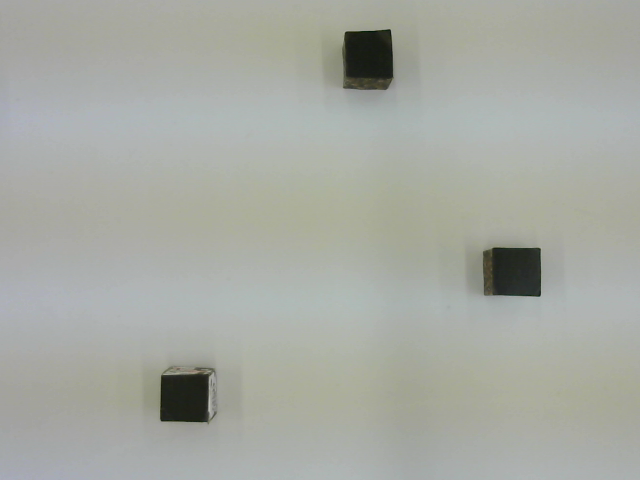
#> input picture Project/Projet an passé Max/environment.png, 640 x 480 px
$ jupyter execute --allow-errors Path_planning_last_year.ipynb   (shell and % lines are left out)
#> lines starting #> are read from the running program, lines starting #| are printed output that depends on the picture; after the words box and inside, x2 and y2 are one past the last pixel; in counts of white or black regions, pixels touching at a corner belong together
### Project/Projet an passé Max/Thymio.py
# Communication with Thymio via serial port or tcp
# Author: Yves Piguet, EPFL

import threading

class Message:
    """Aseba message data.
    """

    # v5
    ID_BOOTLOADER_RESET = 0x8000
    ID_BOOTLOADER_READ_PAGE = 0x8001
    ID_BOOTLOADER_WRITE_PAGE = 0x8002
    ID_BOOTLOADER_PAGE_DATA_WRITE = 0x8003
    ID_BOOTLOADER_DESCRIPTION = 0x8004
    ID_BOOTLOADER_PAGE_DATA_READ = 0x8005
    ID_BOOTLOADER_ACK = 0x8006
    ID_DESCRIPTION = 0x9000
    ID_NAMED_VARIABLE_DESCRIPTION = 0x9001
    ID_LOCAL_EVENT_DESCRIPTION = 0x9002
    ID_NATIVE_FUNCTION_DESCRIPTION = 0x9003
    ID_VARIABLES = 0x9005
    ID_EXECUTION_STATE_CHANGED = 0x900a
    ID_NODE_PRESENT = 0x900c
    ID_GET_DESCRIPTION = 0xa000
    ID_SET_BYTECODE = 0xa001
    ID_RESET = 0xa002
    ID_RUN = 0xa003
    ID_PAUSE = 0xa004
    ID_STEP = 0xa005
    ID_STOP = 0xa006
    ID_GET_EXECUTION_STATE = 0xa007
    ID_BREAKPOINT_SET = 0xa008
    ID_BREAKPOINT_CLEAR = 0xa009
    ID_BREAKPOINT_CLEAR_ALL = 0xa00a
    ID_GET_VARIABLES = 0xa00b
    ID_SET_VARIABLES =  0xa00c
    ID_GET_NODE_DESCRIPTION = 0xa010
    ID_LIST_NODES = 0xa011
    # v6
    ID_GET_DEVICE_INFO = 0xa012
    ID_SET_DEVICE_INFO = 0xa013
    # v7
    ID_GET_CHANGED_VARIABLES = 0xa014
    # v8
    ID_GET_NODE_DESCRIPTION_FRAGMENT = 0xa015

    PROTOCOL_VERSION = 5

    def __init__(self, id, source_node, payload):
        self.id = id
        self.source_node = source_node
        self.payload = payload

    # [11 lines left out: functions get_uint16, get_string, not called in this run]

    @staticmethod
    def uint16_to_bytes(word):
        """Convert an unsigned 16-bit integer to bytes.
        """
        return bytes([word % 256, word // 256])

    @staticmethod
    def uint16array_to_bytes(a):
        """Convert an array of unsigned 16-bit integer to bytes.
        """
        bytes = b"";
        for word in a:
            bytes += Message.uint16_to_bytes(word)
        return bytes

    # [71 lines left out: function decode, not called in this run]

    def serialize(self):
        """Serialize message to bytes.
        """
        return (self.uint16_to_bytes(len(self.payload)) +
                self.uint16_to_bytes(self.source_node) +
                self.uint16_to_bytes(self.id) +
                self.payload)

    # [60 lines left out: functions id_to_str, __str__, not called in this run]


class InputThread(threading.Thread):
    """Thread which reads messages asynchronously.
    """

    def __init__(self, io, handle_msg=None):
        threading.Thread.__init__(self)
        self.io = io
        self.handle_msg = handle_msg

    def read_uint16(self):
        """Read an unsigned 16-bit number.
        """
        b = self.io.read(2)
        return b[0] + 256 * b[1]

    def read_message(self):
        """Read a complete message.
        """
        try:
            payload_len = self.read_uint16()
            source_node = self.read_uint16()
            id = self.read_uint16()
            payload = self.io.read(payload_len)
        except:
            return None
        msg = Message(id, source_node, payload)
        return msg

    def run(self):
        """Input thread code.
        """
        while True:
            msg = self.read_message()
            if msg:
                msg.decode()
                if self.handle_msg:
                    self.handle_msg(msg)
            else:
                break


class RemoteNode:
    """Remote node description and state.
    """

    def __init__(self):
        self.node_id = None
        self.node_name = None
        self.var_total_size = 0
        self.var_offset = {}
        self.var_size = {}
        self.var_data = []

    # [22 lines left out: functions add_var, reset_var_data, get_var, get_var_array, not called in this run]

    def set_var(self, name, val, index=0):
        """Set the value of a scalar variable or an item in an array variable.
        """
        self.var_data[self.var_offset[name] + index] = val

    # [10 lines left out: functions set_var_array, set_var_data, not called in this run]


class Thymio:
    """Connection to a Thymio.
    """

    def __init__(self, io, node_id=1, refreshing_rate=None):
        self.terminating = False
        self.io = io
        self.node_id = node_id
        self.remote_node = RemoteNode()
        self.auto_handshake = False

        self.input_lock = threading.Lock()
        self.input_thread = InputThread(self.io,
                                        lambda msg: self.handle_message(msg))
        self.input_thread.start()

        self.output_lock = threading.Lock()
        self.refreshing_timeout = None
        self.refreshing_trigger = threading.Event()  # initially wait() blocks
        def do_refresh():
            while not self.terminating:
                self.refreshing_trigger.wait(self.refreshing_timeout)
                self.refreshing_trigger.clear()
                self.get_variables()
        self.refresh_thread = threading.Thread(target=do_refresh)
        self.refresh_thread.start()
        if refreshing_rate is not None:
            self.set_refreshing_rate(refreshing_rate)

    # [4 lines left out: function close, not called in this run]

    def __del__(self):
        self.terminating = True
        self.close()

    def __enter__(self):
        return self

    def __exit__(self, type, value, traceback):
        self.close()

    # [20 lines left out: function serial_default_port, not called in this run]

    @staticmethod
    def serial(port=None, node_id=1, refreshing_rate=None):
        """Create Thymio object with a serial connection.
        """
        import serial  # pip3 install pyserial
        if port is None:
            port = Thymio.serial_default_port()
        th = Thymio(serial.Serial(port), node_id, refreshing_rate)
        th.handshake()
        return th

    # [22 lines left out: functions tcp, null, not called in this run]

    def handshake(self):
        self.auto_handshake = True
        self.list_nodes()

    def set_refreshing_rate(self, rate):
        """Change the auto-refresh rate to update variables.
        """
        self.refreshing_timeout = rate
        if rate is not None:
            # refresh now
            self.refreshing_trigger.set()

    # [23 lines left out: function handle_message, not called in this run]

    def send(self, msg):
        """Send a message.
        """
        with self.output_lock:
            self.io.write(msg.serialize())

    def get_target_node_id(self):
        """Get target node ID.
        """
        with self.input_lock:
            return self.remote_node.node_id

    # [5 lines left out: function get_target_node_var_total_size, not called in this run]

    def list_nodes(self):
        """Send a LIST_NODES message.
        """
        payload = Message.uint16array_to_bytes([Message.PROTOCOL_VERSION])
        msg = Message(Message.ID_LIST_NODES, self.node_id, payload)
        self.send(msg)

    # [9 lines left out: function get_node_description, not called in this run]

    def get_variables(self, chunk_offset=0, chunk_length=None, target_node_id=None):
        """Send a GET_VARIABLES message.
        """
        if target_node_id is None:
            target_node_id = self.get_target_node_id()
        if target_node_id is not None:
            payload = Message.uint16array_to_bytes([
                self.get_target_node_id() if target_node_id is None else target_node_id,
                chunk_offset,
                self.get_target_node_var_total_size() if chunk_length is None else chunk_length
            ])
            msg = Message(Message.ID_GET_VARIABLES, self.node_id, payload)
            self.send(msg)

    # [33 lines left out: functions set_variables, variable_description, get_var, get_var_array, not called in this run]

    def set_var(self, name, val, index=0):
        """Set the value of a scalar variable in the local copy and send it.
        """
        with self.input_lock:
            self.remote_node.set_var(name, val, index)
        self.set_variables(self.remote_node.var_offset[name] + index,
                           [val])

    # [6 lines left out: function set_var_array, not called in this run]

    def __getitem__(self, key):
        val = self.get_var_array(key)
        return val if len(val) != 1 else val[0]

    # [5 lines left out: function __setitem__, not called in this run]


# [9 lines that do not run on import are left out]

### Project/Projet an passé Max/Path_planning_last_year.ipynb
## Useful librairies

To acces webcam stream, filter images, etc

# Initialization and path planning

[cell 1]
import math
import numpy as np
import matplotlib.pyplot as plt
from matplotlib import colors

import cv2
import time

from bokeh.plotting import figure
from bokeh.io import output_notebook, show, push_notebook
from tqdm import tqdm

import IPython.display as Disp
from ipywidgets import widgets

## Take environment picture

Take photo of the environement with the global obstacles without Thymio

__J'ai mis une photo _environment.png_ en example__ Donc la cellule d'après n'est pas obligatoire, c'est juste un example de comment ouvrir un webcam stream pour donner une idée

[cell 2]
# [43 lines of commented-out code are left out]

## Load and rescale environment picture

Load photo of environement and downsize it. Quality reduced but easier to process.

[cell 3]
img = cv2.imread('environment.png', cv2.IMREAD_COLOR) # Read picture file
#> img is the input picture: shape (480, 640, 3); mean B, G, R 162.5, 169.6, 166.6

# If the image path is wrong, the resulting img will be none
if img is None:
    print('Image not found in the directory')
else:
    print('Image Loaded')

print('Original size',img.shape)
#| Original size (480, 640, 3)
height=img.shape[0]
#> height = 480
width=img.shape[1]
#> width = 640

#Downsize  image to prevent from having an occupancy grid to large
scale_factor = 1/5;
width = int(img.shape[1]*scale_factor)
#> width = 128
height = int(img.shape[0]*scale_factor)
#> height = 96
dimension = (width,height)
#> dimension = (128, 96)
resized = cv2.resize(img,dimension, interpolation = cv2.INTER_AREA)
img = resized
print('Scaled size',img.shape)
#| Scaled size (96, 128, 3)
print('Width',width,'Height',height)
#| Width 128 Height 96
plt.imshow(cv2.cvtColor(img, cv2.COLOR_BGR2RGB))
#> (this line was passed over: IPython is not available in this run)

## Grid function

[cell 4]
def create_empty_plot(max_valX=width,max_valY=height):
    """
    Helper function to create a figure of the desired dimensions & grid

    :param max_val: dimension of the map along the x and y dimensions
    :return: the fig and ax objects.
    """
    fig, ax = plt.subplots(figsize=(7,7))

    major_ticksX = np.arange(0, max_valX+1, 10)
    minor_ticksX = np.arange(0, max_valX+1, 1)
    major_ticksY = np.arange(0, max_valY+1, 5)
    minor_ticksY = np.arange(0, max_valY+1, 1)
    ax.set_xticks(major_ticksX)
    ax.set_xticks(minor_ticksX, minor=True)
    ax.set_yticks(major_ticksY)
    ax.set_yticks(minor_ticksY, minor=True)
    ax.grid(which='minor', alpha=0.2)
    ax.grid(which='major', alpha=0.5)
    ax.set_ylim([max_valY+1,-1])
    ax.set_xlim([-1,max_valX+1])
    ax.grid(True)

    return fig, ax

## Global Thresholding + Obstacle Dilation

First use global threshold to discriminate the obstacles. The histogram of the image is used to determine  Then, use dilation to grow them in order to take into account thymio's size.

[cell 5]
#Filtering
bilateral = cv2.bilateralFilter(img,9,75,75)
bw_img = cv2.cvtColor(bilateral, cv2.COLOR_BGR2GRAY)

#Histogram
#Display histogram to asses the best threshold
#/!\Higly depend of the light conditions of the environement /!\
plt.figure()
#> (this line was passed over: IPython is not available in this run)
plt.hist(bw_img.flatten(),256,[0,256], color = 'r')
#> (this line was passed over: IPython is not available in this run)
plt.xlim([0,256])
#> (this line was passed over: IPython is not available in this run)
plt.legend(('Histogram'), loc = 'upper left')
#> (this line was passed over: IPython is not available in this run)
plt.show()

# Thresholding
# As the method is depend of the light conditions,
# the threshold bounds must be defined by hand regarding the histogram
LOW_threshold = 100
UP_threshold = 150

ret1,th1 = cv2.threshold(cv2.cvtColor(img, cv2.COLOR_BGR2GRAY),LOW_threshold,UP_threshold,cv2.THRESH_BINARY)
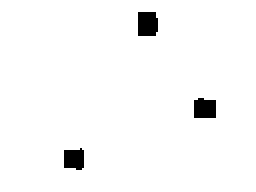
#> th1: shape (96, 128) (shown 2 times larger); values 0 (black) and 150 (white), 97.5% white; 3 black regions, box (x1, y1, x2, y2) and area: (69, 6, 79, 18) 115, (97, 49, 108, 59) 102, (32, 74, 42, 85) 94
#> ret1 = 100

# Dilation
occupancy_grid = th1.copy()
occupancy_grid[th1==0] = 1
occupancy_grid[th1==UP_threshold] = 0

size_kernel = 7 #Tune obstacle size changing
kernel = np.ones((size_kernel,size_kernel),np.uint8)
dilation = cv2.dilate(occupancy_grid,kernel,iterations = 3)
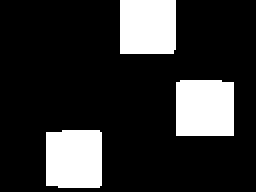
#> dilation: shape (96, 128) (shown 2 times larger); values 0 (black) and 1 (white), 19.2% white; 3 white regions, box (x1, y1, x2, y2) and area: (88, 40, 117, 68) 804, (23, 65, 51, 94) 796, (60, 0, 88, 27) 754


# Plot of both results
titles=[' Raw Thresholing','Occupancy Grid', 'Dilation']
images=[th1,occupancy_grid, dilation]

plt.figure(figsize=(16,10))
#> (this line was passed over: IPython is not available in this run)

#> (the rest of this cell did not finish here and is left out)

## Occupancy Grid Generation

Use previous results to generate the occupancy grid

#> (a cell that did not finish here is left out)

np.random.seed(0)
#Free space = white, Obstacles = red
cmap = colors.ListedColormap(['white', 'red'])

occupancy_grid = dilation.copy() #Update occupancy grid with delated obstacles

# Displaying the map
ax.imshow(occupancy_grid, cmap=cmap)

## A*

For path planning, the A* algorithm is implemented. As the occupancy grid is not to large it will not take long to compute the desired path.
The following implementation is based on this [GitHub](https://github.com/richardos/occupancy-grid-a-star/blob/master/a_star.py) and this [pseudo-code](https://en.wikipedia.org/wiki/A*_search_algorithm).

[cell 7]
# [136 lines left out: functions _get_movements_4n, _get_movements_8n, reconstruct_path, A_Star, not called in this run]

### Call A*

Compute the path of Thymio's center of rotation. Since the obstacles are enlarged compare to reality Thymio is able to pass next to global obstacles without touching them.

[cell 8]
def trackertoastar():
    scaletracker = 1/5
    %store -r posThym
    x = int(round(scaletracker*posThym[0],2))
    y = int(round(96- scaletracker*posThym[1],2))
    theta = round((posThym[2]),2)
    astarpos = (x,y)
    return astarpos
# Define the start and end goal
#> (the rest of this cell did not finish here and is left out)

[cell 9]
scale = 0.05/10 #TO CALIBRATE AT THE BEGINNING
# [4 lines left out: function astartoglobal, not called in this run]

#> (a cell that did not finish here is left out)

__Note du Max de MA3__ : on avait tenté un PID mais on s'est rendu compte trop tard qu'on s'était emmelé les pinceaux donc la partie qui suit est pas dingue mais je la laisse des fois que ^^'

# 2. Control Thymio along the path

A PID controller is used to keep Thymio on the path. Its position is estimated through a kalman filter which uses the odometry and vision tracking. The latter is performed with a webcam placed above the environment.

## Connect Thymio to python

[cell 11]
#Thymio.py has to be in the directory
from Thymio import Thymio
import sys
print(sys.executable)

[cell 12]
#Do not execute this command twice otherwise you will get an error
th = Thymio.serial(port="\\.\COM4", refreshing_rate=0.1)

[cell 13]
def distance(p1,p2):
    dist = math.sqrt(math.pow((p1[0]-p2[0]),2)+math.pow((p1[1]-p2[1]),2))
    return dist

# [16 lines left out: functions clockwise, anticlockwise, posthymtoglobal, not called in this run]

scale = 0.05/10
# [14 lines left out: functions astartoglobal, trackertoglobal, not called in this run]

[cell 14]
# [10 lines left out: functions angle, forward, not called in this run]
def stop():
    th.set_var("motor.left.target", 0)
